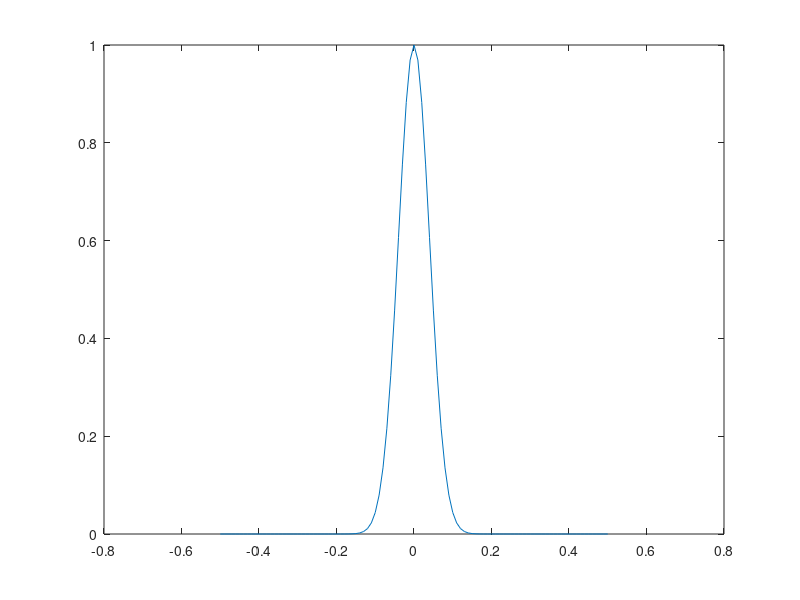

Recreate this plot in MATLAB. (Note: this script raises an error after producing the figure.)
%% Visualization; figures, axes, subplots

%% first, a motivating example

% the goals is to produce a Gaussian (normal curve)
t = -.5:.01:.5;
s = .04;
gaussian = exp( -t.^2 / (2*s^2) );
% seems OK, MATLAB didn't crash, and the code seems to match the function
% but when plotting, it doesn't look right
plot(t,gaussian)

%% The importance of '.' operator 
% If you have a function, say f(vec1,vec2,...),
% which relys on element-wise vectors's operations,
% you must consider using '.' operator.
t^2 
t.^2 % f(t,t) = t.^2
% Also for division
t./(t+2)
t/(t+2) % ? What happend(Search Array vs. Matrix Operations)
% Matrix multiplication
t * t'        % Inner product
t * [t' 2*t'] % Multiplying two matrix with different shapes.
%% figures

figure % opens a new figures

% close a figure:
close

% if you know the figure number, or have a handle to it (we'll get to this
% later), you can also open and close specific figures.
figure(10)
figure(100)
figure(103)

close([100 ...  An elipse at the end of a line allows you to write comments and continue the code on the next line. This is convenient for long lines of code that you want to be visible on a single screen without using the horizontal scrollbar. 
    103])


% simple plotting
plot(randn(8,4))

%% subplots

% so far we've been putting all the data into one plot in the center of the
% figure. you can also use multiple plots:
figure
subplot(1,2,1) % 1 row, 2 columns, make the first subplot active
plot(randn(10,2))

subplot(1,2,2) % 1 row, 2 columns, make the second subplot active
% if <10 subplots, you can enter a single number:
subplot(122)
plot(randn(10,2))


%% mixed subplot geometry

close all
figure

subplot(121)
plot(randn(10,3))

% OK
subplot(224)
plot(randn(5))

% but...
subplot(313)
plot(randn(6))

%% subplots embedded inside a loop

figure

for subploti=1:4
    subplot(2,2,subploti)
    plot( (-10:10).^subploti )
end

%%

%% plot, plot3, bar, errorbar

%% plot

figure(1), clf
plot(1:10,(1:10).^2); % plot X by Y

% run this line after the previous one. note that it overwrites the
% previous plot
plot(1:10,log(1:10))

% alleviated with the hold command
hold on
plot(1:10,(1:10).^1.5); % plot X by Y
hold off
plot(randn(4))


% basic plotting color customization
clf
plot(1:10,(1:10).^2,'linewidth',3);
hold on 
plot(1:10,log(1:10)*30,'r-d') % plot in red and with thicker lines. type "help plot" to learn more

% Drawing a line is simple, but can be a bit tricky at first. You need to
% define the start and end points in the X and Y (and also Z if you are
% plotting in 3D) axes:
plot([2 9],[60 60],'k')
plot([1 10],[0 100],'m:')

% now release the hold
hold off

% Of course, you can plot the information in variables:
subplot(211)
x = 0:.1:1;
y = exp(x);
plot(x,y,'.-')

% x and y need to be of equal length, otherwise you'll get an error:
x = 0:.1:1;
y = [0 exp(x)];
plot(x,y,'.-')

% you can plot multiple lines simultaneously if they are in a matrix
cla % clear axis; note the difference between cla and clf
plot(100:100:1000,rand(10,3))

% now let's add some extra features...
title('Random lines')
xlabel('x-axis label... maybe time? maybe space?')
ylabel('voltage (\muV)') % note that the "\mu" is converted to the greek lower-case character
legend({'line 1';'line 2';'line 3'}) % this is a cell array!

%% plotting lines in 3D

% Matlab also allows you to plot data in three dimensions.
% This becomes particularly handy for complex functions 
% such as Fourier transform and wavelet convolution.

% Plotting a line in a 3D space is easy. First, define data in 3 dimensions. 
n = 10;
dataX = rand(1,n);
dataY = randn(1,n);
dataZ = rand(1,n)*10;

% Now simply use plot3 the same way you would use plot, 
% but with three inputs:
figure(2), clf
plot3(dataX,dataY,dataZ)

grid on % sometimes useful

rotate3d on % this command will allow you to click-and-drag on the figure to spin the data around

% adding other features to the plot works the same as with a normal plot,
% e.g.,
xlabel('X-axis')
ylabel('Y-axis')
zlabel('Z-axis')


% You might instead have a 3D matrix, e.g.,
data3d = randn(3,30);
plot3(data3d)
% Although the previous line seems like it should work, it unfortunately
% doesn't. You'll need to input each dimension separately:
plot3(data3d(1,:),data3d(2,:),data3d(3,:),'ko-','linew',3,'markerface','m','markersize',10) % you can use the same extra inputs to define line features as you would with the normal plot function
axis off
axis square % also try tight and normal

%% barplots

figure(3), clf

% basic bar
bar(1:4)

% specify x and y values separately
bar([1 2 5 6],9:-2:3)

% matrix input can be powerful but confusion
mat = [1 2 3; 2 3 4];
bar(mat) % what happens when you transpose mat?

%% barplots with errorbars

% specify x-values
x = [1 3 4 7 8];
y = [1 9 3 4 5];
e = [1 2 4 .2 .2];

% simple errorbar function
subplot(211)
errorbar(x,y,e)
title('errorbar alone')


% often looks nicer like this:
subplot(212)
bar(x,y)
hold on
errorbar(x,y,e,'.')
title('bar and errorbar')

%%

%% imagesc, contourf, and surf

%%

%% basic image plotting

% You can also plot images in 2D. This is useful for 2D data such as
% time-frequency maps, connectivity matrices, etc.

figure
imagesc(randn(100))

% imagesc can also take x,y,z inputs, to make x- and y-axis values:
imagesc(1:10:100,0:.1:1,randn(100))
%imagesc([1 100],[0 1],randn(100))
% now let's make this a bit smoother by convoling it with a 2D gaussian
xyrange = -1:.1:1;
[X,Y]   = meshgrid(xyrange); % this creates a grid of X and Y values
gaus2d  = exp(-(X.^2 + Y.^2));


% let's look at the Gaussian
imagesc(gaus2d)

imagesc(xyrange,xyrange,conv2(gaus2d,randn(100),'same'));

% you can toggle the colorbar, which shows you the mapping between color
% and value
colorbar

% you can also change the colormap (type "help graph3d" to see a list of
% default colormaps; you can also create your own)
colormap bone
colormap spring
colormap hot
colormap jet % this is the most commonly used colormap in scientific communications
% defualt => parula
% hint for how to create your own: type "cmap=jet;" columns are RGB values

%% image vs contourf vs surf

% there are other functions you can use for 2D data, including:
figure
data = conv2(gaus2d,randn(100),'same'); % 2D convolution

subplot(221) % that if you don't use variables and have fewer than 10 subplots, commas are not necessary
imagesc(xyrange,xyrange,data)
title('function: imagesc')
colorbar

subplot(222)
surf(xyrange,xyrange,data)
shading interp
title('function: surf')
colorbar

subplot(223)
contour(xyrange,xyrange,data)
title('function: contour')
colorbar

subplot(224)
contourf(xyrange,xyrange,data,40,'linecolor','none')
title('function: contourf (with more parameters)')
colorbar
% note how imagesc flips the y-axis! (this can be changed: " set(gca,'YDir','normal') ")

% now let's change the color scaling
set(gca,'clim',[-1 1])
set(gca,'clim',[-10 2])
set(gca,'clim',[-10 20])


% There are many more ways to plot data and manipulate plots;
% this should get you started with the basics. 

% to save the figure, go File -> Save As...
%   you can save as .fig (readable in matlab only), pixelated formats like
%   .bmp or .png, or vector format like .eps (useful for importing into
%   Illustrator or Correl Draw)
% or from the command:
print('colorful_pic.png','-dpng') % creates png

%% a bit more about images

% Images are just matrices of numbers. So are pictures. Load in the picture
% of amsterdam (note: Matlab must be in the directory in which the file lives).
amsterdam = imread('amsterdam.bmp');
whos amsterdam

% note that this picture is a 2 (rows) x 2 (columns) x 3 (RGB) matrix
figure(4)
imagesc(amsterdam)
axis image
axis off % or axis on
grid on  % only if axis is on
grid minor

% try plotting the individual values separately:
title_color_components='RGB';
for subploti=1:4
    subplot(2,2,subploti)
    if subploti<4
        imagesc(amsterdam(:,:,subploti))
        title([ 'Plotting just the ' title_color_components(subploti) ' dimension.' ])
        colormap gray
    else
        imagesc(amsterdam)
        title('Plotting all colors')
    end
    
    % affects all subplots
    axis off, axis square
end


%% get and set

%% slightly more advanced: get and set
% "set" allows you to access specific properties of graphics. 
% set uses "parameter-value pair" operations, which you will use
% often in plotting, as well as in some other advanced functions.
plot(1:10,rand(10,3))
set(gca,'xtick',1:2:9); % gca = "get current axis"; note the parameter-value pair afterwards
set(gca,'xtick',1:2:9,'xticklabel',{'one';'three';'five';'seven';'nine'}) % can put multiple parameter-value pairs in one function

% the complement to set is get. type "get(gca)" to see a list of parameters
% you can change
get(gca)
% you can also access (and return output from) axis properties:
axis_ylim = get(gca,'YLim'); % axis_ylim is the lower and upper bounds of the y-axis


% note that 'gca' points to the "current" axis, or the one most recently used. 
% You can mouse-click on an axis to make it current.
subplot(221)
plot(rand(10,3))

subplot(224)
plot(rand(10,3))
set(gca,'xlim',[-4 15])

%% change figure properties

% you can also change properties of figures, e.g.: 
set(gcf,'Color',[.6 0 .8],'name','My purple figure!','numberTitle','off')

%% set: not just for axes and figures

% Things can get slightly confusing, so make sure you use informative variable names.
title('Hello there') 
titleh = get(gca,'Title'); % the "title" property is a handle to the title object
%titleh = title('Hello there'); % does the same thing as the previous line
get(titleh)
set(titleh,'FontSize',40)
set(titleh,'String','LARGE TITLE')

% Let's touch up the figure with some lines showing the 0 crossings. 
% We can do this without needing to know the exact axis limits:
figure(3), clf
plot(5*randn(10,2))
hold on
plot(get(gca,'xlim'),[0 0],'k')

% handle to line
lineh = plot([6 6],get(gca,'ylim'));
get(lineh) % note: variables for handles end in h
set(lineh,'linestyle','--','linewidth',2,'color','k')

%% end.
